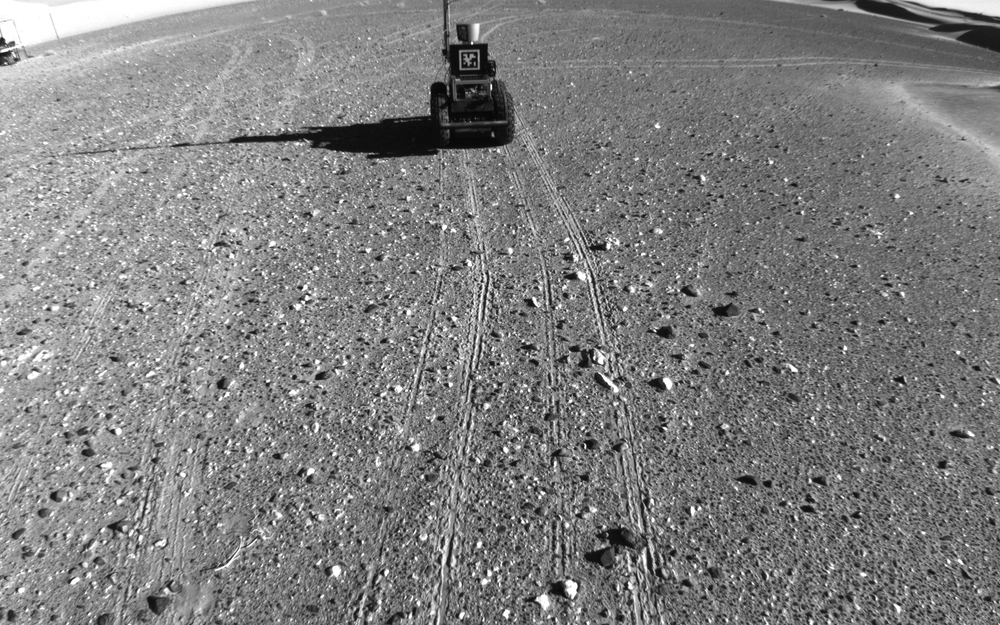
#> input picture data/stereo/MinnieRawLeft.png, 1000 x 625 px, shrunk from 1920 x 1200 before the run, given in place of the camera
$ python MonoMain.py
#> lines starting #> are read from the running program, lines starting #| are printed output that depends on the picture; long printed decimals are rounded
### Calibration.py
# -*- coding: utf-8 -*-
import os
import glob

import cv2

import CalibUtils as cu

from mpl_toolkits.mplot3d import Axes3D

import numpy as np
import cv2 as cv
import matplotlib.pyplot as plt


### Base Class for calibration implementation
class CalibrationBase:
    def __init__(self, cols=4, rows=11, patternSize_m=0.03, patternType='asymmetric_circles'):
        self.patternTypes = {'chessboard': 0, 'symmetric_circles': 1, 'asymmetric_circles': 2}

        if type(patternType) == int:
            assert patternType in self.patternTypes.values(), 'Pattern type must be one of {}'.format(self.patternTypes)
            patternType = list(self.patternTypes.keys())[list(self.patternTypes.values()).index(patternType)]
        else:
            assert patternType in self.patternTypes, 'Pattern type must be one of {}'.format(self.patternTypes)

        self.cols = cols
        self.rows = rows
        self.patternSize = patternSize_m
        self.patternType = patternType
        self.criteria = (cv.TERM_CRITERIA_EPS + cv.TERM_CRITERIA_MAX_ITER, 30, 0.001)

    # [8 lines left out: function symmetricWorldPoints, not called in this run]

    def asymmetricWorldPoints(self):
        patternPoints = []

        for i in range(self.rows):
            for j in range(self.cols):
                patternPoints.append((j if (i % 2 == 0) else j + 0.5, i / 2, 0))

        return np.array(patternPoints).astype('float32')

    def detect(self, frame, refine=False):
        # Find the chessboard corners or circle grid centers
        if self.patternType == 'chessboard':
            # Implement findChessboardCorners here
            patternFound, corners = cv2.findChessboardCorners(frame, (self.cols,self.rows))
            if patternFound and refine:
                # Implement cornerSubPix here
                patternFound, corners = cv2.findChessboardCornersSB(frame, (self.cols,self.rows))

        elif self.patternType == 'symmetric_circles':
            # Implement findCirclesGrid here
            patternFound, corners = cv2.findCirclesGrid(frame, (self.cols,self.rows), None,flags=cv2.CALIB_CB_SYMMETRIC_GRID)
        elif self.patternType == 'asymmetric_circles':
            # Implement findCirclesGrid here
            patternFound, corners = cv2.findCirclesGrid(frame, (self.cols,self.rows),None,flags=cv2.CALIB_CB_ASYMMETRIC_GRID)
        return patternFound, corners

    def drawPattern(self, frame, corners, patternFound):
        return cv.drawChessboardCorners(frame.copy(), (self.cols, self.rows), corners, patternFound)

    def detectInImages(self, framesPath='results/acquired', outdir='results/calibration'):
        if not os.path.exists(outdir):
            os.makedirs(outdir)

        framesPathList = []
        framesPathList.extend(glob.glob(os.path.join(framesPath, '*.png')))
        framesPathList.sort()
        print('There are {} {} images given for calibration'.format(len(framesPathList), self.patternType))

        objectPoints = []
        imgPoints = []
        workingImages = []

        if self.patternType in ['chessboard', 'symmetric_circles']:
            patternPoints = self.symmetricWorldPoints() * self.patternSize
        elif self.patternType == 'asymmetric_circles':
            patternPoints = self.asymmetricWorldPoints() * self.patternSize

        for framePath in framesPathList:
            print('Processing {}'.format(framePath))

            frame = cv.imread(framePath, cv.IMREAD_GRAYSCALE)

            if frame is None:
                print('Failed to load {}'.format(framePath))
                return None

            patternFound, corners = self.detect(frame, True)

            if patternFound:
                objectPoints.append(patternPoints)
                imgPoints.append(corners)
                workingImages.append(os.path.basename(framePath))

                drawToFrame = cv.cvtColor(frame, cv.COLOR_GRAY2BGR)
                drawToFrame = self.drawPattern(drawToFrame, corners, patternFound)
                cv.imwrite(outdir + '/' + os.path.basename(framePath), drawToFrame)

            else:
                print('Calibration board NOT FOUND')

        return workingImages, objectPoints, imgPoints, frame.shape[1::-1]

    # [23 lines left out: function plotRMS, not called in this run]


### Monocular Calibration class
class MonoCalibration(CalibrationBase):
    def acquire(self, cameraId=2, startIndex=0):
#> called with cameraId = 2, startIndex = 0
        if not os.path.exists('results/acquired'):
            os.makedirs('results/acquired')

        imgIndex = startIndex
        capture = cv.VideoCapture(cameraId)

        cv.namedWindow('Camera', cv.WINDOW_NORMAL)
        patternTypeName = '0 : Checkerboard \n1 : Symetric circles grid\n2: Asymetric circles grid'

        # create trackbars
        cv.createTrackbar('Cols', 'Camera', self.cols, 20, cu.nullFunction)
        cv.createTrackbar('Rows', 'Camera', self.rows, 20, cu.nullFunction)
        cv.createTrackbar('Pattern size (mm)', 'Camera', int(self.patternSize * 1000), 100, cu.nullFunction)
        cv.createTrackbar(patternTypeName, 'Camera', self.patternTypes[self.patternType], 2, cu.nullFunction)

        while (True):
            # Capture frame-by-frame
            ret, frame = capture.read()
#> frame is the input picture: shape (625, 1000, 3); min 5, max 255, mean 127.2

            # Find and draw the pattern on the frane
            gray = cv.cvtColor(frame, cv.COLOR_BGR2GRAY)
            patternFound, corners = self.detect(gray)
#> in detect, `patternFound, corners = cv2.findCirclesGrid(frame, (self.cols,self.row..`: patternFound = False
#> patternFound = False; corners = None
            drawToFrame = self.drawPattern(frame, corners, patternFound)

            # Flip the display to ease the user's movements
            drawToFrame = cv.flip(drawToFrame, 1)
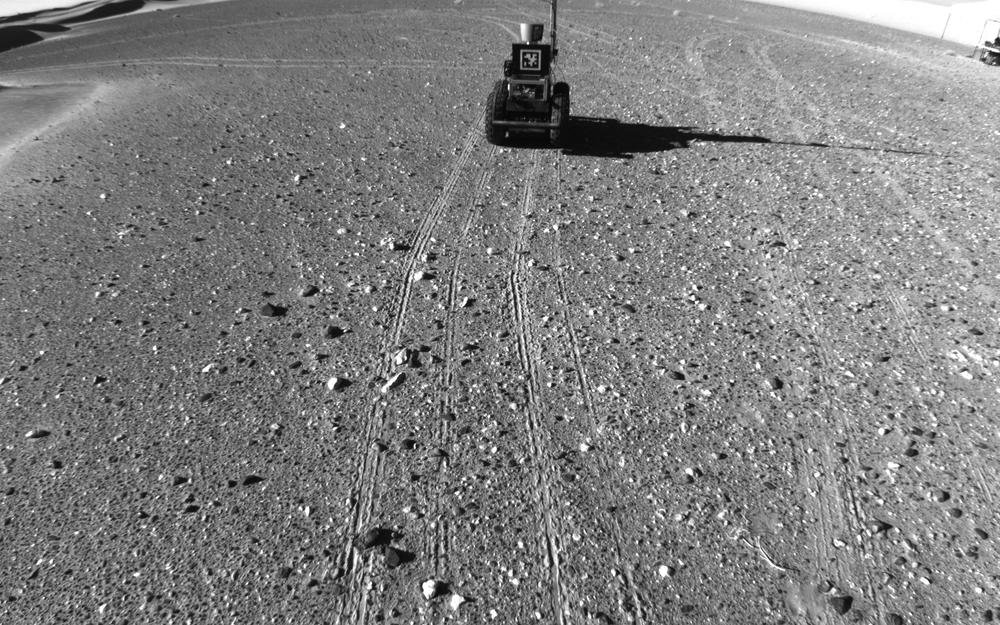
#> drawToFrame: shape (625, 1000, 3); min 5, max 255, mean 127.2

            # Display the resulting frame
            cv.imshow('Camera', drawToFrame)
            self.cols = cv.getTrackbarPos('Cols', 'Camera')
            self.rows = cv.getTrackbarPos('Rows', 'Camera')
            self.patternSize = cv.getTrackbarPos('Pattern size (mm)', 'Camera') / 1000
            self.patternType = list(self.patternTypes.keys())[
                list(self.patternTypes.values()).index(cv.getTrackbarPos(patternTypeName, 'Camera'))]

            key = cv.waitKey(100)
#> (key q is pressed here)

            if key == ord('\x1b') or key == ord('q'):
                break
            elif key == ord(' ') or key == ord('\r'):

                if patternFound:
                    writeName = 'results/acquired/' + str(imgIndex) + '.png'
                    print('Saving image ' + str(imgIndex) + 'as ' + writeName)
                    cv.imwrite(writeName, cv.cvtColor(frame, cv.COLOR_BGR2GRAY))
                    imgIndex += 1
                else:
                    print('Could not find pattern, image not saved')

        capture.release()
        cv.destroyAllWindows()

    def calibrate(self, framesPath='results/acquired'):
        self.workingImages, objectPoints, imgPoints, imageSize = self.detectInImages(framesPath)
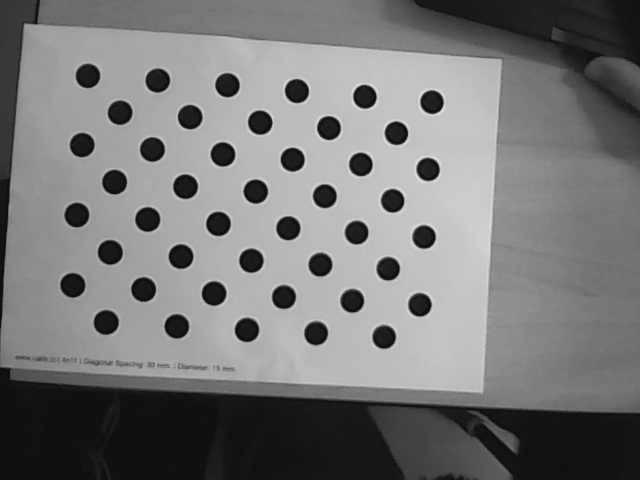
#> input picture results/acquired/0.png, 640 x 480 px
#> in detectInImages, frame is the input picture: shape (480, 640); min 15, max 229, mean 119.6
#> in detect (call 2), `patternFound, corners = cv2.findCirclesGrid(frame, (self.cols,self.row..`: patternFound = True; corners = 44 rows, first 8: [431.5, 101.7], [427.7, 169], [423.7, 236.6], [419.5, 304.5], [396, 132.8], [392.3, 200.4], [387.8, 268.4], [383.7, 336.6]
#> in detectInImages, `patternFound, corners = self.detect(frame, True)`: patternFound = True
#> call 2 of drawPattern, with corners = array of shape (44, 1, 2), patternFound = True
#> in drawPattern (call 2), `return cv.drawChessboardCorners(frame.copy(), (self.cols, self.rows), ..`:
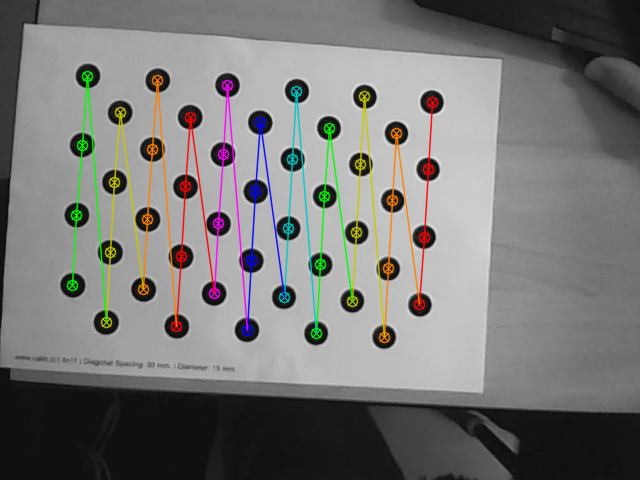
#> returned value: shape (480, 640, 3); mean of channels 0, 1, 2 118.5, 120.2, 120.7; drawn as B, G, R
#> pass 2 of the loop in detectInImages, `for framePath in framesPathList:`:
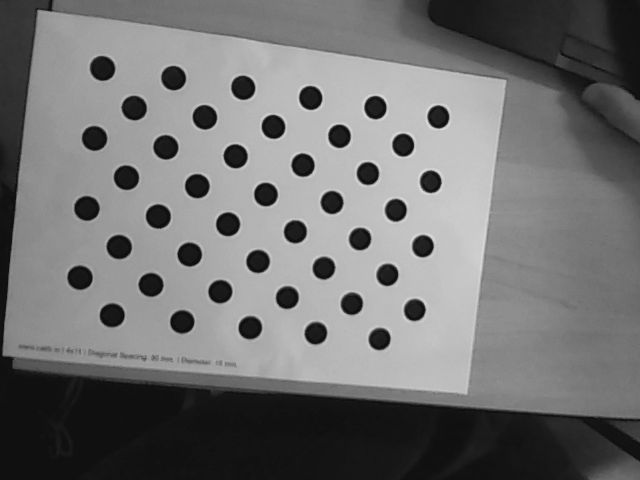
#> input picture results/acquired/1.png, 640 x 480 px
#> in detectInImages, frame is the input picture: shape (480, 640); min 14, max 228, mean 113.9
#> in detect (call 3), `patternFound, corners = cv2.findCirclesGrid(frame, (self.cols,self.row..`: corners = 44 rows, first 8: [438, 116.5], [430.3, 181.4], [422.5, 245.8], [414.3, 309.7], [402.8, 144.7], [395.5, 209.8], [387.1, 274.5], [379.2, 338.7]
#> in drawPattern (call 3), `return cv.drawChessboardCorners(frame.copy(), (self.cols, self.rows), ..`:
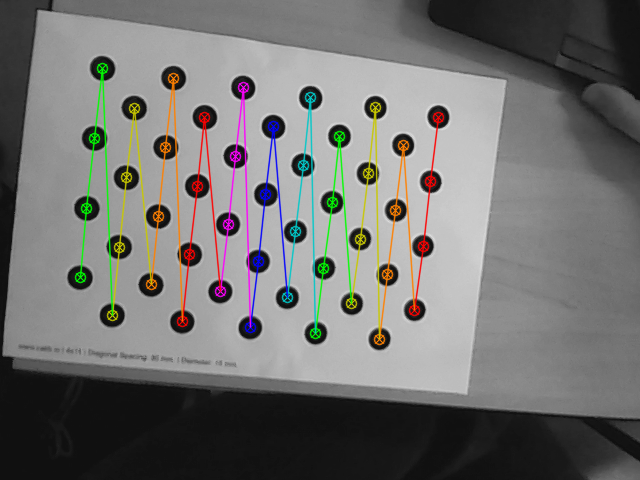
#> returned value: shape (480, 640, 3); mean of channels 0, 1, 2 112.9, 114.5, 115; drawn as B, G, R
#> pass 3 of the loop in detectInImages, `for framePath in framesPathList:`:
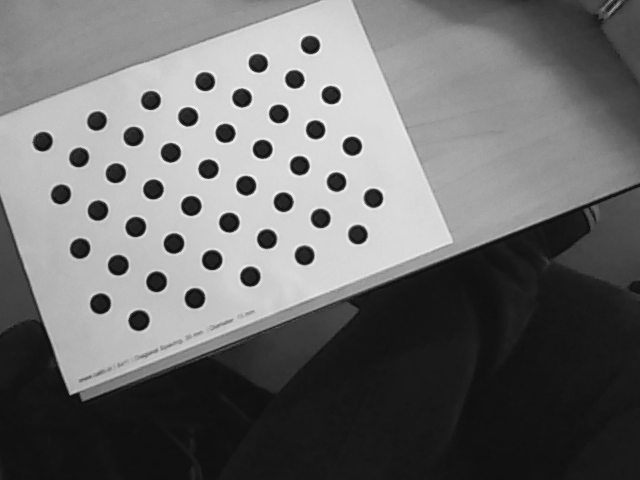
#> input picture results/acquired/10.png, 640 x 480 px
#> in detectInImages, frame is the input picture: shape (480, 640); min 15, max 250, mean 110.3
#> in detect (call 4), `patternFound, corners = cv2.findCirclesGrid(frame, (self.cols,self.row..`: corners = 44 rows, first 8: [310, 44.64], [330.8, 94.72], [351.8, 145.7], [373, 197.8], [294.3, 78.98], [315.2, 129.4], [336.2, 181.7], [357.5, 234.2]
#> in drawPattern (call 4), `return cv.drawChessboardCorners(frame.copy(), (self.cols, self.rows), ..`:
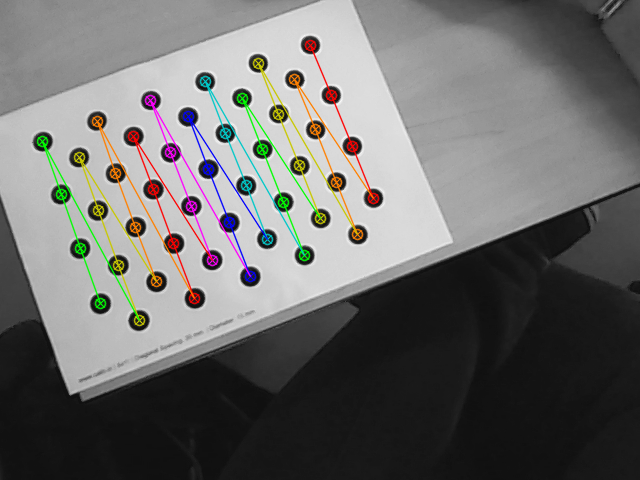
#> returned value: shape (480, 640, 3); mean of channels 0, 1, 2 109, 110.4, 110.9; drawn as B, G, R
#> self.workingImages = ['0.png', '1.png', '10.png']; objectPoints = 3 items; imgPoints = 3 items; imageSize = (640, 480)
        # self.cameraMatrix = np.array([])
        # self.distCoeffs = np.array([])
        # Implement calibrateCameraExtended here
        self.rms,self.cameraMatrix,self.distCoeffs,self.rvecs,self.tvecs,stdIntrin,stdExtrin,self.perViewErrors = cv2.calibrateCameraExtended(objectPoints,imgPoints,imageSize,None,None)
#> self.rms = 0.204; self.cameraMatrix = [[580.4, 0, 307.9], [0, 578.9, 242.4], [0, 0, 1]]; self.distCoeffs = [[0.0248, -0.525, 0.00121, -0.000501, 0.653]]; self.rvecs = ([-0.0592, -0.0568, 1.63], [-0.0809, -0.163, 1.68], [-0.128, -0.0042, 1.19]); self.tvecs = ([0.0548, -0.0624, 0.256], [0.06, -0.058, 0.267], [0.00112, -0.107, 0.312]); stdIntrin = 18 values, max 24.91 at index 1, min 0 at index 9, mean 3.19; stdExtrin = 18 values, max 0.0133 at index 17, min 0.00028 at index 2, mean 0.00411; self.perViewErrors = [0.161, 0.217, 0.228]

        print('\nRMS:', self.rms)
#| RMS: 0.2041
        print('camera matrix:\n', self.cameraMatrix)
#| camera matrix:
#|  [[580.423   0.         307.879]
#|  [  0.         578.926 242.378]
#|  [  0.           0.           1.        ]]
        print('distortion coefficients: ', self.distCoeffs.ravel())
#| distortion coefficients:  [ 2.47853289e-02 -5.24923559e-01  1.21197546e-03 -5.00508239e-04
#|   6.53322345e-01]

        return self.rms, self.cameraMatrix, self.distCoeffs, imageSize

    def visualizeBoards(self, cameraWidth=10.0, cameraHeight=5.0):
        figureName = 'Calibration boards visualization in camera frame'

        # Plot settings
        fig = plt.figure(figureName)
        ax = fig.gca(projection='3d')
        ax.set_aspect('auto')
        ax.set_title(figureName)
        ax.set_xlabel('x')
        ax.set_ylabel('z')
        ax.set_zlabel('-y')

        cu.plot_camera_frame(ax, self.rvecs, self.tvecs, self.cameraMatrix, cameraWidth, cameraHeight)
        cu.plot_board_frames(ax, self.rvecs, self.tvecs, self.cols, self.rows, self.patternSize)
        cu.set_axes_equal(ax)

        if not os.path.exists('results/analysis'):
            os.makedirs('results/analysis')

        plt.savefig('results/analysis/' + figureName + '.png')
        plt.show()


### Stereo Calibration Class
class StereoCalibration(CalibrationBase):
    # [38 lines left out: function calibrate, not called in this run]

### MonoMain.py
# -*- coding: utf-8 -*-
from Calibration import MonoCalibration
from Rectification import MonoRectification


# Acquisition
C = MonoCalibration()
C.acquire()
# Calibration
rms,Matrix,distCoef,size = C.calibrate()
#> rms = 0.204; Matrix = [[580.4, 0, 307.9], [0, 578.9, 242.4], [0, 0, 1]]; distCoef = [[0.0248, -0.525, 0.00121, -0.000501, 0.653]]; size = (640, 480)

# Visualization
C.visualizeBoards()
#> (the run stopped early here; a loop or call above may not have finished)
